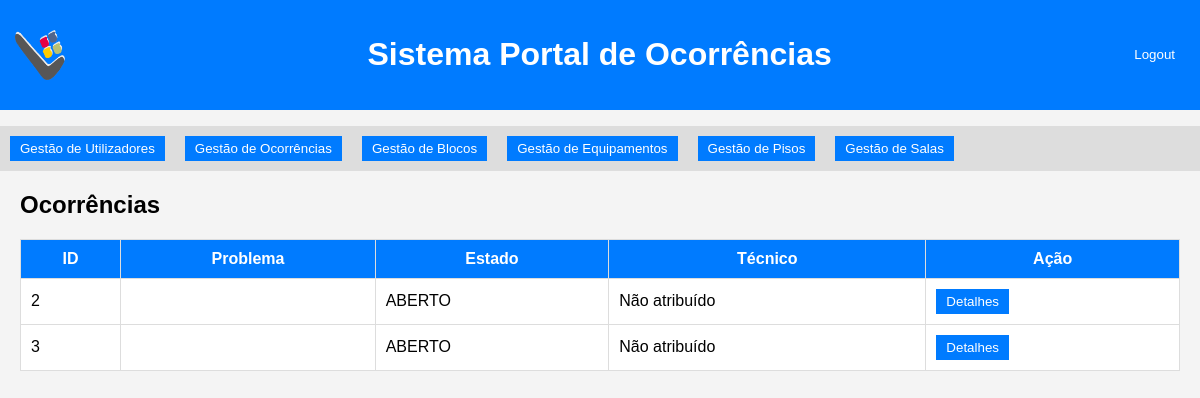
The app's page /ocorrencias.php with its own data.
### tables this page shows
CREATE TABLE `ocorrencias` (
  `id_ocorrencia` int(11) NOT NULL,
  `idutil` int(11) NOT NULL,
  `contato` varchar(15) NOT NULL,
  `prob_utilizador` text NOT NULL,
  `prob_encontrado` text DEFAULT NULL,
  `solucao` text DEFAULT NULL,
  `estado` enum('ABERTO','EM CURSO','RESOLVIDO') NOT NULL,
  `data_abertura` datetime DEFAULT current_timestamp(),
  `data_decorrer` datetime DEFAULT NULL,
  `data_finalizada` datetime DEFAULT NULL,
  `tecnico` varchar(100) DEFAULT NULL,
  `equipamento` varchar(100) DEFAULT NULL);

### ocorrencias.php (the view, shortened to what this page needs)
<?php
include 'config.php';
$result = $conn->query("SELECT * FROM blocos");?>
<!DOCTYPE html>
<html lang="pt">
<head>
    <link rel="stylesheet" href="style.css">
</head>
<body>
    <header>
        <div class="logo">
            <img src="img/logo.png" alt="Logo">
        </div>
        <h1>Sistema Portal de Ocorrências</h1>
        <button><a style="color: white; text-decoration: none" href="logout.php">Logout</a></button>
    </header>
    <nav>
        <ul>
            <button><a style="color: white; text-decoration: none" href="sistema_ocorrencias.php">Gestão de Utilizadores</a></button>
            <button><a style="color: white; text-decoration: none" href="ocorrencias.php">Gestão de Ocorrências</a></button>
            <button><a style="color: white; text-decoration: none" href="blocos.php">Gestão de Blocos</a></button>
            <button><a style="color: white; text-decoration: none" href="equipamentos.php">Gestão de Equipamentos</a></button>
            <button><a style="color: white; text-decoration: none" href="pisos.php">Gestão de Pisos</a></button>
            <button><a style="color: white; text-decoration: none" href="salas.php">Gestão de Salas</a></button>
        </ul>
    </nav>
    <section>
        <h2>Ocorrências</h2>
        <table border="1">
            <tr>
                <th>ID</th>
                <th>Problema</th>
                <th>Estado</th>
                <th>Técnico</th>
                <th>Ação</th>
            </tr>
        <?php
        $result = $conn->query("SELECT * FROM ocorrencias");
        while ($row = $result->fetch_assoc()) {
            echo "<tr>
                    <td>{$row['id_ocorrencia']}</td>
                    <td>{$row['prob_encontrado']}</td>
                    <td>{$row['estado']}</td>
                    <td>" . ($row['tecnico'] ?? 'Não atribuído') . "</td>
                    <td><button><a style='color: white; text-decoration: none'>Detalhes</button></a></td>
                  </tr>";}?>
        </table>
    </section>
</body>
</html>

### style.css (style rules this page uses)
body { font-family: Arial, sans-serif; margin: 0; padding: 0; background-color: #f4f4f4; }
header { background: #007bff; color: white; padding: 15px; display: flex; justify-content: space-between; align-items: center; text-align: center; }
.logo { display: flex; align-items: center; font-size: 24px; font-weight: bold; color: #007BFF; }
.logo img { width: 50px; height: 50px; margin-right: 10px; }
nav ul { list-style: none; background: #ddd; padding: 10px; display: flex; gap: 20px; align-items: center; }
section { margin: 20px; }
table { width: 100%; border-collapse: collapse; background: white; }
th, td { padding: 10px; border: 1px solid #ddd; }
th { background: #007bff; color: white; }
button { background: #007bff; color: white; border: none; padding: 5px 10px; cursor: pointer; }

### records on screen
ocorrencias: id_ocorrencia "2", estado "ABERTO", tecnico "Não atribuído"
ocorrencias: id_ocorrencia "3", estado "ABERTO", tecnico "Não atribuído"
